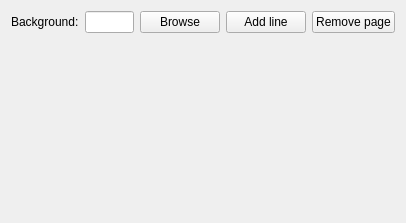
<?xml version="1.0" encoding="UTF-8"?>
<ui version="4.0">
 <class>TabWidget</class>
 <widget class="QWidget" name="TabWidget">
  <property name="geometry">
   <rect>
    <x>0</x>
    <y>0</y>
    <width>406</width>
    <height>223</height>
   </rect>
  </property>
  <property name="windowTitle">
   <string>Form</string>
  </property>
  <layout class="QVBoxLayout" name="verticalLayout">
   <item>
    <layout class="QHBoxLayout" name="horizontalLayout_5">
     <item>
      <widget class="QLabel" name="label_3">
       <property name="text">
        <string>Background:</string>
       </property>
      </widget>
     </item>
     <item>
      <widget class="QLineEdit" name="browseLine"/>
     </item>
     <item>
      <widget class="QPushButton" name="browseButton">
       <property name="text">
        <string>Browse</string>
       </property>
      </widget>
     </item>
     <item>
      <spacer name="horizontalSpacer_5">
       <property name="orientation">
        <enum>Qt::Horizontal</enum>
       </property>
       <property name="sizeHint" stdset="0">
        <size>
         <width>40</width>
         <height>20</height>
        </size>
       </property>
      </spacer>
     </item>
     <item>
      <widget class="QPushButton" name="addLineButton">
       <property name="text">
        <string>Add line</string>
       </property>
      </widget>
     </item>
     <item>
      <widget class="QPushButton" name="removePageButton">
       <property name="text">
        <string>Remove page</string>
       </property>
      </widget>
     </item>
    </layout>
   </item>
   <item>
    <spacer name="verticalSpacer">
     <property name="orientation">
      <enum>Qt::Vertical</enum>
     </property>
     <property name="sizeHint" stdset="0">
      <size>
       <width>20</width>
       <height>140</height>
      </size>
     </property>
    </spacer>
   </item>
  </layout>
 </widget>
 <resources/>
 <connections/>
</ui>
